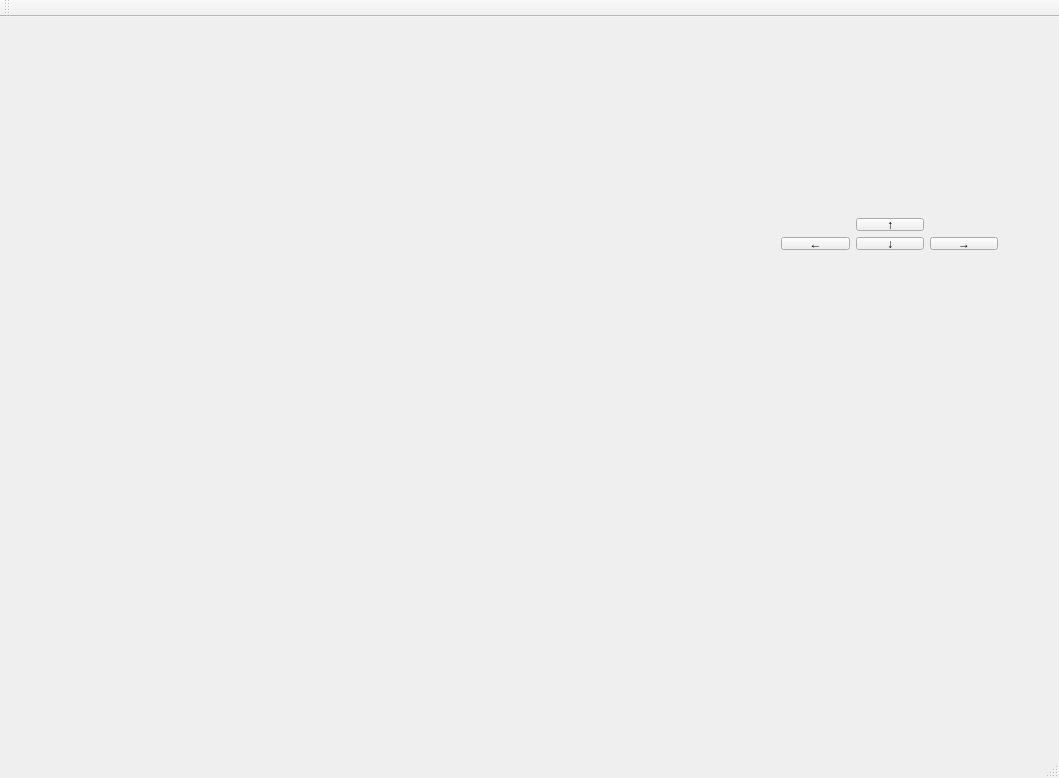
<?xml version="1.0" encoding="UTF-8"?>
<ui version="4.0">
 <class>MainWindow</class>
 <widget class="QMainWindow" name="MainWindow">
  <property name="geometry">
   <rect>
    <x>0</x>
    <y>0</y>
    <width>1059</width>
    <height>778</height>
   </rect>
  </property>
  <property name="windowTitle">
   <string>MainWindow</string>
  </property>
  <widget class="QWidget" name="centralWidget">
   <widget class="CentFrom" name="widget" native="true">
    <property name="geometry">
     <rect>
      <x>10</x>
      <y>10</y>
      <width>701</width>
      <height>701</height>
     </rect>
    </property>
    <property name="minimumSize">
     <size>
      <width>701</width>
      <height>701</height>
     </size>
    </property>
    <property name="maximumSize">
     <size>
      <width>701</width>
      <height>701</height>
     </size>
    </property>
   </widget>
   <widget class="QWidget" name="">
    <property name="geometry">
     <rect>
      <x>770</x>
      <y>190</y>
      <width>239</width>
      <height>54</height>
     </rect>
    </property>
    <layout class="QGridLayout" name="gridLayout">
     <item row="0" column="1">
      <widget class="QPushButton" name="pushButton_up">
       <property name="text">
        <string>↑</string>
       </property>
      </widget>
     </item>
     <item row="1" column="0">
      <widget class="QPushButton" name="pushButton_left">
       <property name="text">
        <string>←</string>
       </property>
      </widget>
     </item>
     <item row="1" column="1">
      <widget class="QPushButton" name="pushButton_down">
       <property name="text">
        <string>↓</string>
       </property>
      </widget>
     </item>
     <item row="1" column="2">
      <widget class="QPushButton" name="pushButton_right">
       <property name="text">
        <string>→</string>
       </property>
      </widget>
     </item>
    </layout>
   </widget>
  </widget>
  <widget class="QMenuBar" name="menuBar">
   <property name="geometry">
    <rect>
     <x>0</x>
     <y>0</y>
     <width>1059</width>
     <height>23</height>
    </rect>
   </property>
  </widget>
  <widget class="QToolBar" name="mainToolBar">
   <attribute name="toolBarArea">
    <enum>TopToolBarArea</enum>
   </attribute>
   <attribute name="toolBarBreak">
    <bool>false</bool>
   </attribute>
  </widget>
  <widget class="QStatusBar" name="statusBar"/>
 </widget>
 <layoutdefault spacing="6" margin="11"/>
 <customwidgets>
  <customwidget>
   <class>CentFrom</class>
   <extends>QWidget</extends>
   <header>centfrom.h</header>
   <container>1</container>
  </customwidget>
 </customwidgets>
 <resources/>
 <connections/>
</ui>
